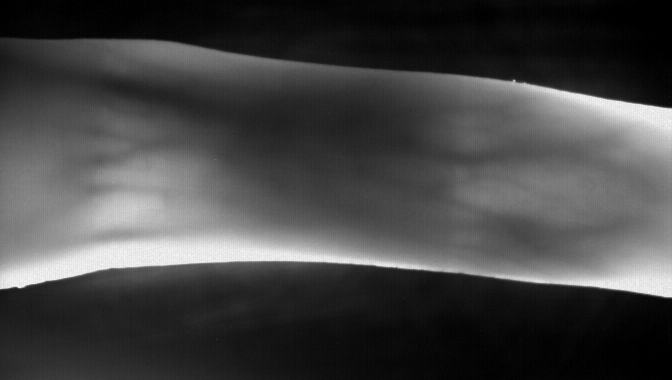
%> input picture 14.png, 672 x 380 px
$ octave newretinexnormalize.m   (GNU Octave 9; MATLAB toolbox functions it lacks are replaced by stand-ins)
%> lines starting %> are read from the running program, lines starting %| are printed output that depends on the picture; in (x1, y1, x2, y2) boxes, pixels count from 0 and x2, y2 are one past the last pixel; in counts of white or black regions, pixels touching at a corner belong together; the program's own positions count from 1
### lee_region.m
function [region, edges] = lee_region(img, mask_h, mask_w)

[img_h, img_w] = size(img);

% görüntü ikiye bölünmesi
if mod(img_h,2) == 0
    half_img_h = img_h/2 + 1;
else
    half_img_h = ceil(img_h/2);
end

% filtreleme için maske üretimi
mask = zeros(mask_h,mask_w);
mask(1:mask_h/2,:) = -1;
mask(mask_h/2 + 1:end,:) = 1;

% maske kullanılarak filtreleme yapımı
img_filt = imfilter(img, mask,'replicate');


% filtrelenmiş görüntünün üst kısmı belirleniyor.
img_filt_up = img_filt(1:floor(img_h/2),:);
[~, y_up] = max(img_filt_up);

% filtrelenmiş görüntünün alt kısmı belirleniyor.
img_filt_lo = img_filt(half_img_h:end,:);
[~,y_lo] = min(img_filt_lo);

% belirlenen alt-üst parmak sınırları arasındaki değerlerin doldurulması.
region = zeros(size(img));
for i=1:img_w
    region(y_up(i):y_lo(i)+size(img_filt_lo,1), i) = 1;
end

% parmak sınırlarının  pozisyonlarının kaydedilmesi.
edges = zeros(2,img_w);
edges(1,:) = y_up;
edges(2,:) = round(y_lo + size(img_filt_lo,1));

### lee_usage.m
% This script shows how the finger region and edges can be detected.
function [region] = lee_usage(img2)
img = im2double(img2); % Read image
%img = imresize(img, 0.9);
 % Downscale image

mask_height=4; % Height of the mask
mask_width=20; % Width of the mask
[fvr, edges] = lee_region(img,mask_height,mask_width);

% köşeleri gösteren fotonun oluşturulması
edge_img = zeros(size(img));
edge_img(edges(1,:) + size(img,1)*[0:size(img,2)-1]) = 1;
edge_img(edges(2,:) + size(img,1)*[0:size(img,2)-1]) = 1;

rgb = zeros([size(img) 3]);
rgb(:,:,1) = (img - img.*edge_img) + edge_img;
rgb(:,:,2) = (img - img.*edge_img);
rgb(:,:,3) = (img - img.*edge_img);

% Show the original, detected region and edges in one figure

region=fvr;
end

### convolution.m
function convoluted_image = convolution(image,sigma2)

[n_rows,n_columns] = size(image);


image = [image,image(:,end:-1:1);
    image(end:-1:1,:),image(end:-1:1,end:-1:1)];


fft_image = fftshift(fft2(image(:,:)));


[frequencies_x,frequencies_y] = meshgrid(1:2*n_columns,1:2*n_rows);
frequencies_x = frequencies_x - (n_columns+1);
frequencies_y = frequencies_y - (n_rows+1);
frequencies_x = frequencies_x*pi/n_columns;
frequencies_y = frequencies_y*pi/n_rows;
fft_gaussian = exp(-(frequencies_x.^2+frequencies_y.^2)/2*sigma2^2);
product_fft = fft_image.*fft_gaussian;

convoluted_image = real(ifft2(ifftshift(product_fft)));

convoluted_image = convoluted_image(1:n_rows,1:n_columns);

### newretinexnormalize.m

clc
clear
close all

%input alýyoruz.
image = imread(strcat('14.png'));
%> image is the input picture: size 380x672 uint8; min 0, max 254, mean 67.8
image = im2double(image);
%> image: size 380x672 double
%parmak dýþýnda kalan yerler belirleniyor.
bolge=lee_usage(image);
%> in lee_region, `img_filt_up = img_filt(1:floor(img_h/2),:);`:
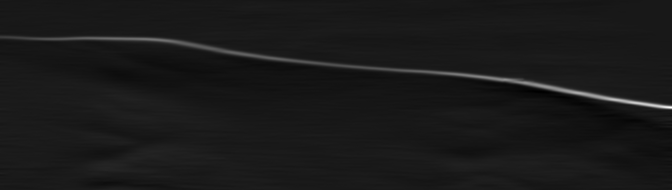
%> img_filt_up: size 190x672 double; min -2.53, max 24, mean 0.2; drawn with min black and max white
%> in lee_region, `[~, y_up] = max(img_filt_up);`: y_up = 672 values, max 108 at index 666, min 38 at index 1, mean 65.32
%> in lee_region, `img_filt_lo = img_filt(half_img_h:end,:);`:
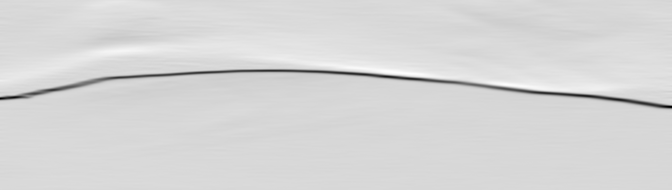
%> img_filt_lo: size 190x672 double; min -23.12, max 4.18, mean -0.138; drawn with min black and max white
%> in lee_region, `[~,y_lo] = min(img_filt_lo);`: y_lo = 672 values, max 107 at index 661, min 71 at index 242, mean 83.92
%> after the loop in lee_region, `for i=1:img_w`:
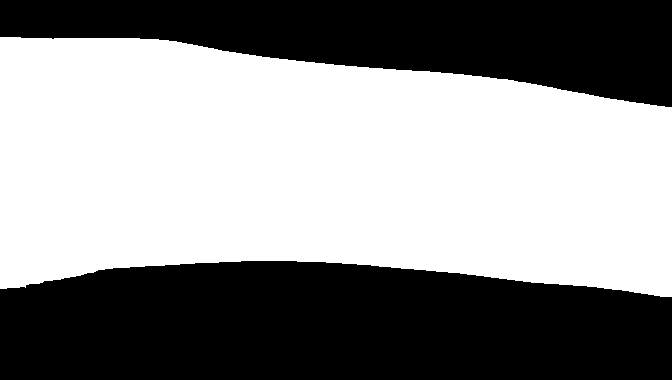
%> region: size 380x672 double; values 0 (black) and 1 (white), 55.2% white; 2 black regions, box (x1, y1, x2, y2) and area: (0, 261, 672, 380) 71288, (0, 0, 672, 107) 43224
%> in lee_usage, `[fvr, edges] = lee_region(img,mask_height,mask_width);`: edges = 672 columns, first 8: [38 38 38 38 38 38 38 38; 289 289 289 289 289 289 289 288]
%> in lee_usage, `edge_img(edges(1,:) + size(img,1)*[0:size(img,2)-1]) = 1;`: edge_img: size 380x672 double; values 0 (black) and 1 (white), 0.26% white in thin lines or dots, all inside (x1, y1, x2, y2) = (0, 37, 672, 108)
%> in lee_usage, `edge_img(edges(2,:) + size(img,1)*[0:size(img,2)-1]) = 1;`:
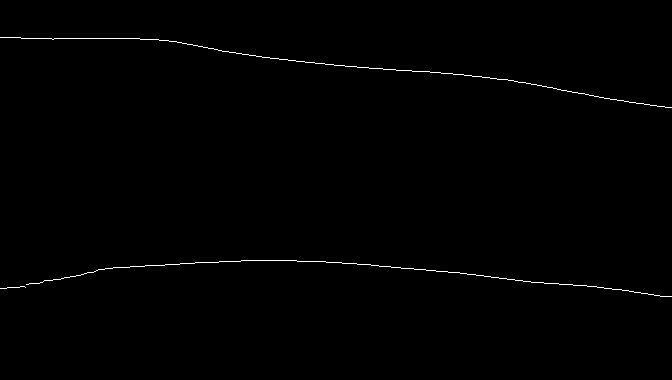
%> edge_img: size 380x672 double; values 0 (black) and 1 (white), 0.53% white in thin lines or dots, all inside (x1, y1, x2, y2) = (0, 37, 672, 297)

%gerekli deðiþkenler oluþturuluyor.
sigma = 25;
orjiort = zeros(1, 161)
orjistd = zeros(1,161);
retistd=zeros(1,161);
retiort=zeros(1,161);
w=zeros(1,161);
kutu=zeros(161,38,40);
orji=zeros(161,38,40);
s1 = 15;
s2 = 5;

[n_rows,n_columns] = size(image);
%> n_rows = 380; n_columns = 672

    diff = zeros(n_rows,n_columns);
%konvolüsyon iþlemi uygulanýyor.
        convoluted_image = convolution(image(:,:),sigma*2/2);
%> in convolution, `image = [image,image(:,end:-1:1); image(end:-1:1,:),image(end:-1:1,end..`:
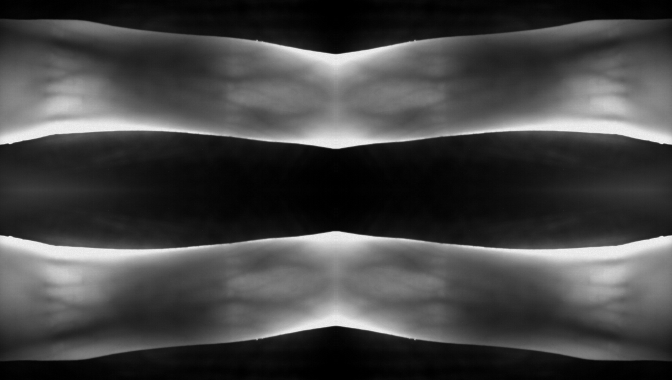
%> image: size 760x1344 double (shown at 1/2 size); min 0, max 0.996, mean 0.266
        diff(:,:) = log(image(:,:))-log(convoluted_image);
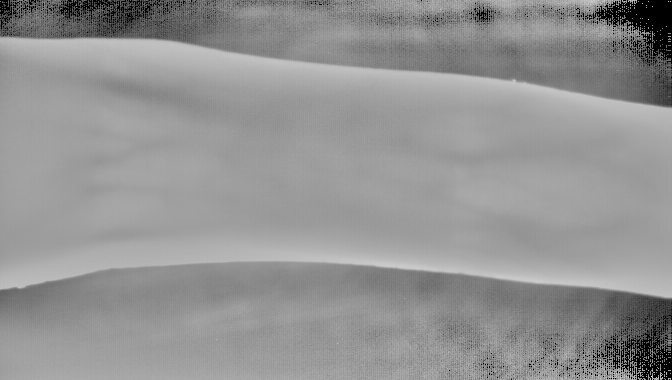
%> diff: size 380x672 double; 2.03% of the values are NaN or infinite; the others: min -3.9, max 2.32, mean -0.229; drawn with min black, max white, NaN and infinite black
%retinex filtresi iþlemleri yapýlýyor.
    MSRCR = diff.*(log(125*image(:,:))-log(sum(image,3)));
    s_min = prctile(MSRCR(:),s1);
%> s_min = -3.5
    s_max = prctile(MSRCR(:),100-s2);
%> s_max = 2.53

%sonuç normalize ediliyor.
    output_MSRCR = 255*(MSRCR-s_min)/(s_max-s_min);
    output_MSRCR(MSRCR<=s_min) = 0;
    output_MSRCR(MSRCR>=s_max) = 255;
    output_image=output_MSRCR;
	%parmak dýþýnda kalan bölge siliniyor.
 for i=1:size(image,1)
        for j=1:size(image,2)
    cikti(i,j)=output_image(i,j)*bolge(i,j);


        end
        end
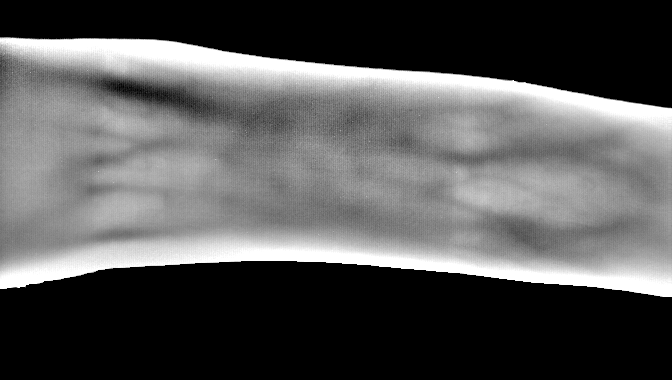
%> cikti: size 380x672 double; 2.03% of the values are NaN or infinite; the others: min 0, max 255, mean 89.53; drawn with min black, max white, NaN and infinite black
 cikti(isnan(cikti))=0;
%> cikti: size 380x672 double; 2.03% of pixels changed, all inside (x1, y1, x2, y2) = (0, 0, 672, 380)

%kutu iþlemleri
 k=1;l=1;
 sayac=1;
j=1;

%> (the run ends here)
